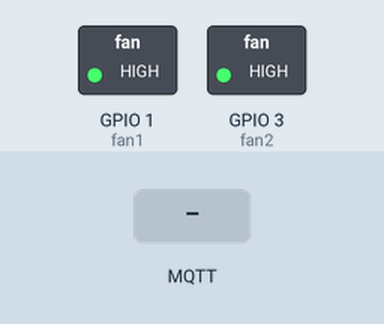
The program below on a simulated ESP8266 (NodeMCU). On the bench: switched loads named in the program (green lamp = pin HIGH). The inputs (shaded band) are chosen by the test bench. WiFi joins after 1.5 s; servers stay silent unless stated; no MQTT or app messages arrive unless stated; not simulated (calls return 0 or success): private.h.

Above: at 5.2 s.
5.3 s: MQTT message "0" arrives on the first subscribed topic
At 10.4 s:
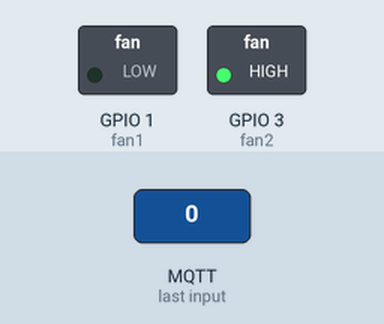
11.5 s: MQTT message "5" arrives on the first subscribed topic
At 15.4 s:
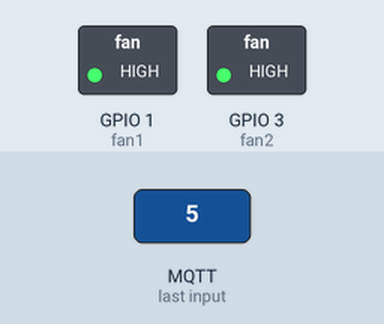
16.5 s: MQTT message "0" arrives on the second subscribed topic
At 20.4 s:
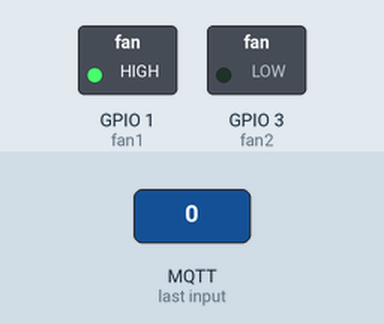
21.5 s: MQTT message "5" arrives on the second subscribed topic
At 25.4 s:
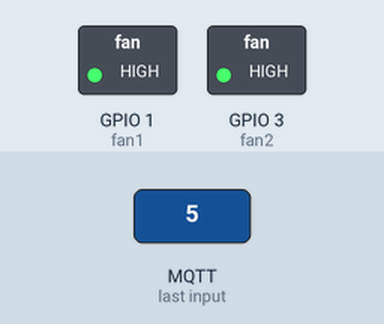
Timing chart, 0 to 26.9 s (numbered marks = the images above; inputs shaded):
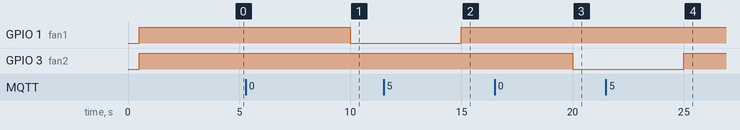

The program:

main.cpp
```cpp
// the program works with fans connected on normally closed ports, so to turn off the fan the relay must be on

#include <ESP8266WiFi.h>
#include <PubSubClient.h>
#include <sstream>
#include <private.h>

// wifi
const char ssid[] = SECRET_SSID;
const char pass[] = SECRET_PASS;
WiFiClient espClient;
PubSubClient client(espClient);

const char *mqtt_broker = "192.168.1.1";
const int mqtt_port = 1883;

#ifdef LEFT
const char *client_id = "rackfanleft";
const char *status_topic = "rackfanleft/status";
const char *fan1_status_topic = "rackfanleft/fan1/status";
const char *fan2_status_topic = "rackfanleft/fan2/status";
const char *fan1_topic = "rackfanleft/fan1/state";
const char *fan2_topic = "rackfanleft/fan2/state";
#endif
#ifdef RIGHT
const char *client_id = "rackfanright";
const char *status_topic = "rackfanright/status";
const char *fan1_status_topic = "rackfanright/fan1/status";
const char *fan2_status_topic = "rackfanright/fan2/status";
const char *fan1_topic = "rackfanright/fan1/state";
const char *fan2_topic = "rackfanright/fan2/state";
#endif
#ifdef CENTER
const char *client_id = "rackfancenter";
const char *status_topic = "rackfancenter/status";
const char *fan1_status_topic = "rackfancenter/fan1/status";
const char *fan2_status_topic = "rackfancenter/fan2/status";
const char *fan1_topic = "rackfancenter/fan1/state";
const char *fan2_topic = "rackfancenter/fan2/state";
#endif

uint8_t fan1_status = 1;
uint8_t fan2_status = 1;


#define fan1 1
#define fan2 3

unsigned long previousMillis = 0;

void callback(char *topic, byte *payload, unsigned int length)
{
  char in_message[5];
  unsigned int i = 0;
  for (; i < length; i++)
  {
    in_message[i] = char(payload[i]);
  }
  in_message[i] = '\0';

  if (strcmp(topic, fan1_topic) == 0)
  {

    fan1_status = atoi(in_message);
    // digitalWrite(fan1, fan1_status);

  }
  if (strcmp(topic, fan2_topic) == 0)
  {
    fan2_status = atoi(in_message);
    // digitalWrite(fan1, fan2_status);
  }
}

void InitWiFi()
{
  WiFi.mode(WIFI_STA);
  WiFi.begin(ssid, pass);
  // Serial.print("Connecting to WiFi ..");
  while (WiFi.status() != WL_CONNECTED)
  {
    // Serial.print('.');
    delay(1000);
  }
  // Serial.println(WiFi.localIP());
  WiFi.setAutoReconnect(true);
  WiFi.persistent(true);
}

void reconnect()
{
  while (!client.connected())
  {
    if (client.connect(client_id))
    {
      // Serial.println("MQTT broker connected");
      client.publish(status_topic, "connected");
      client.publish(fan1_topic, "1", true);
      client.publish(fan2_topic, "1", true);
      client.subscribe(fan1_topic);
      client.subscribe(fan2_topic);
    }
    else
    {
      // Serial.print("failed with state ");
      // Serial.print(client.state());
      delay(5000);
    }
  }
}

void InitMqtt()
{
  client.setServer(mqtt_broker, mqtt_port);
  client.setCallback(callback);
  reconnect();
}

void setup()
{
  pinMode(fan1, OUTPUT);
  pinMode(fan2, OUTPUT);
  delay(500);
  digitalWrite(fan1, fan1_status);
  digitalWrite(fan2, fan2_status);
  delay(500);

  InitWiFi();
  delay(1000);
  InitMqtt();
}

void loop()
{
  if (client.connected())
  {
    unsigned long currentMillis = millis();
    if (currentMillis - previousMillis >= 5000)
    {
      previousMillis = currentMillis;
      client.loop();

      if (fan1_status == 0)
      {
        digitalWrite(fan1, LOW);
        client.publish(fan1_status_topic, "off");
      }
      // if (fan1_status == 1)
      else
      {
        digitalWrite(fan1, HIGH);
        client.publish(fan1_status_topic, "on");
      }

      if (fan2_status == 0)
      {
        digitalWrite(fan2, LOW);
        client.publish(fan2_status_topic, "off");
      }
      else
      // if (fan2_status == 1)
      {
        digitalWrite(fan2, HIGH);
        client.publish(fan2_status_topic, "on");
      }
    }
  }
  else
  {
    reconnect();
  }
}
```

Measured:
- after the input at 5.3 s, GPIO 1 (fan1): HIGH → LOW after 4.7 s
- after the input at 11.5 s, GPIO 1 (fan1): LOW → HIGH after 3.5 s
- after the input at 16.5 s, GPIO 3 (fan2): HIGH → LOW after 3.5 s
- after the input at 21.5 s, GPIO 3 (fan2): LOW → HIGH after 3.5 s
